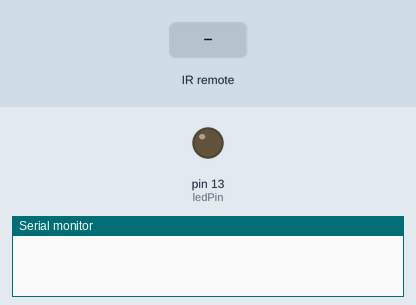
Bench run of a program on a simulated Arduino Uno, built with avr-gcc and run on an emulated ATmega328P. Parts: output pins drawn as LEDs (lit = HIGH), the last lines printed to the serial monitor. Inputs (shaded band) come from the test bench.

Above: at 1.2 s.
1.3 s: infrared code 0xFF6897 received
At 2.1 s:
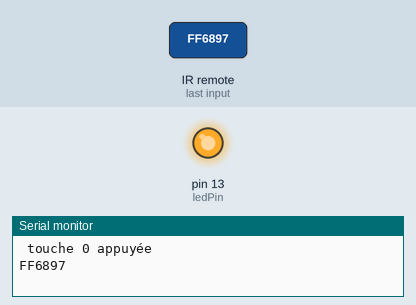
2.8 s: infrared code 0xFF30CF received
At 3.2 s:
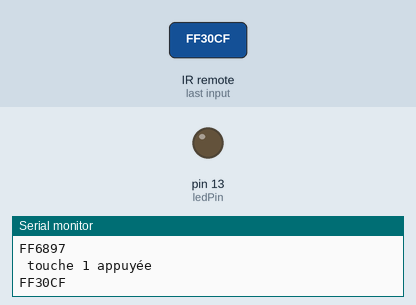
4.3 s: infrared code 0xFF18E7 received
At 5.6 s:
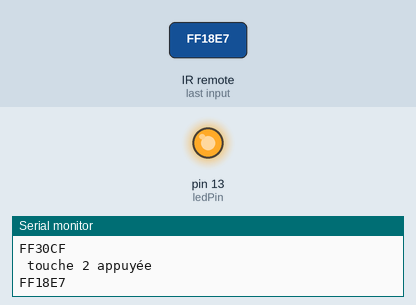
Timing chart, 0 to 7.3 s (numbered marks = the images above; inputs shaded):
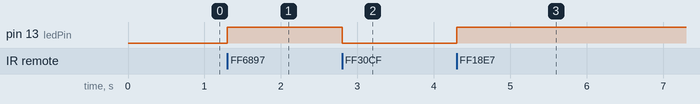

Measured:
- after the input at 1.3 s, pin 13 (ledPin): LOW → HIGH at once
- after the input at 2.8 s, pin 13 (ledPin): HIGH → LOW at once
- after the input at 4.3 s, pin 13 (ledPin): LOW → HIGH at once

The program:

main.cpp
```cpp
/*
Commande intrarouge à l'aide d'une télécommande
matériel :
- une telecommande (voir image) -pile CR2025 ou CR2032 à 3V
- une led réceptrice (modèle AX-1838HS)  3 broches :
vue de face :
      * gauche = out à brancher sur pin 11 de l'arduino
      * centre = masse
      * droite = VDD = 5V de l'arduino

- une led sandard avec sa résistance de 470 ohms (jaune / violer/marron)

touche 0,1,2,3,4,5,6,7,8,9 définies

*********************************************************************
*  NE PAS OUBLIER de créer un répertoire IRremote pour sa library   *
*    de même un autre dossier IRremoteInt pour son autre library    *
*********************************************************************

https://arduino-info.wikispaces.com/file/view/IR-Receiver-AX-1838HS.pdf/264668680/IR-Receiver-AX-1838HS.pdf

https://github.com/pauly/arduino/tree/master/libraries/IRremote
https://itechnofrance.wordpress.com/2013/04/19/librairie-irremote-pour-arduino/
https://www.kzenjoy.net/2015/votre-telecommande-universelle-grace-a-arduino/

bug : apparition de warning : large integer implicity to unsigned type (-Woverflow) at line 60 col 5
fonctionnel le 12/03/17
RF
*/

#include <Arduino.h>
#include <IRremote.h>         //adds the library code to the sketch : folder =IRremote
#include <IRremoteInt.h>      //  new folder =IRremoteInt

#define code0 0xFF6897  // touche 0 , idem pour les autres
#define code1 0xFF30CF
#define code2 0xFF18E7
#define code3 0xFF7A85

#define code4 0xFF10EF
#define code5 0xFF38C7
#define code6 0xFF5AA5

#define code7 0xFF42BD
#define code8 0xFF4AB5
#define code9 0xFF52AD

int broche_reception = 11;              // broche 11 utilisée
const int ledPin = 13;                 // on teste avec une led pour vérifier la bonne réception de l'IR
IRrecv reception_ir(broche_reception); // crée une instance
decode_results decode_ir;              // stockage données reçues

boolean lightState = false;
unsigned long last = millis();

void setup()
{
  Serial.begin(9600);
  pinMode(ledPin, OUTPUT);
  reception_ir.enableIRIn();            // démarre la réception
} // fin du setup

void loop()
{
  if (reception_ir.decode(&decode_ir))
  {
  unsigned int codex = decode_ir.value;
  {
                                       // allumage d'une led pour confirmation de la reception
    if (millis() - last > 250) {
        //has it been 1/4 sec since last message
        lightState = !lightState;
        //toggle the LED
        digitalWrite(ledPin, lightState); // elle reste allumé tant que
                                        //l'on n'a pas appuyé sur une autre touche
        } // fin du if

    switch(codex) {
    case code0:
      Serial.println(" touche 0 appuyée");
      break;
    case code1:
      Serial.println(" touche 1 appuyée");
      break;
    case code2:
      Serial.println(" touche 2 appuyée");
      break;
    case code3:
      Serial.println(" touche 3 appuyée");
      break;
    case code4:
      Serial.println(" touche 4 appuyée");
      break;
    case code5:
      Serial.println(" touche 5 appuyée");
      break;
    case code6:
      Serial.println(" touche 6 appuyée");
      break;
    case code7:
      Serial.println(" touche 7 appuyée");
      break;
    case code8:
      Serial.println(" touche 8 appuyée");
      break;
    case code9:
      Serial.println(" touche 9 appuyée");
      break;
    default:
      Serial.println(" autre touche non programmée");
      break;
} // fin du switch

Serial.println(decode_ir.value, HEX);
  //  last = millis(); cela déclenche l'apparition de FFFFFF
  delay(1000);                         // on préfère attendre 1 s
    reception_ir.resume();            // reçoit le prochain code

} // fin du unsigned int
} // fin du if
} // fin du loop
```
